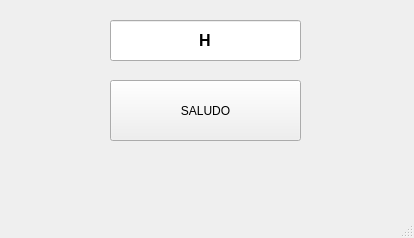
<?xml version="1.0" encoding="UTF-8"?>
<ui version="4.0">
 <class>MainWindow</class>
 <widget class="QMainWindow" name="MainWindow">
  <property name="geometry">
   <rect>
    <x>0</x>
    <y>0</y>
    <width>414</width>
    <height>238</height>
   </rect>
  </property>
  <property name="windowTitle">
   <string>MainWindow</string>
  </property>
  <widget class="QWidget" name="centralwidget">
   <widget class="QPushButton" name="btn_saludar">
    <property name="geometry">
     <rect>
      <x>110</x>
      <y>80</y>
      <width>191</width>
      <height>61</height>
     </rect>
    </property>
    <property name="text">
     <string>SALUDO</string>
    </property>
   </widget>
   <widget class="QLineEdit" name="lineEdit">
    <property name="geometry">
     <rect>
      <x>110</x>
      <y>20</y>
      <width>191</width>
      <height>41</height>
     </rect>
    </property>
    <property name="font">
     <font>
      <pointsize>12</pointsize>
      <bold>true</bold>
     </font>
    </property>
    <property name="text">
     <string>H</string>
    </property>
    <property name="alignment">
     <set>Qt::AlignCenter</set>
    </property>
   </widget>
  </widget>
  <widget class="QMenuBar" name="menubar">
   <property name="geometry">
    <rect>
     <x>0</x>
     <y>0</y>
     <width>414</width>
     <height>24</height>
    </rect>
   </property>
  </widget>
  <widget class="QStatusBar" name="statusbar"/>
 </widget>
 <resources/>
 <connections/>
</ui>
